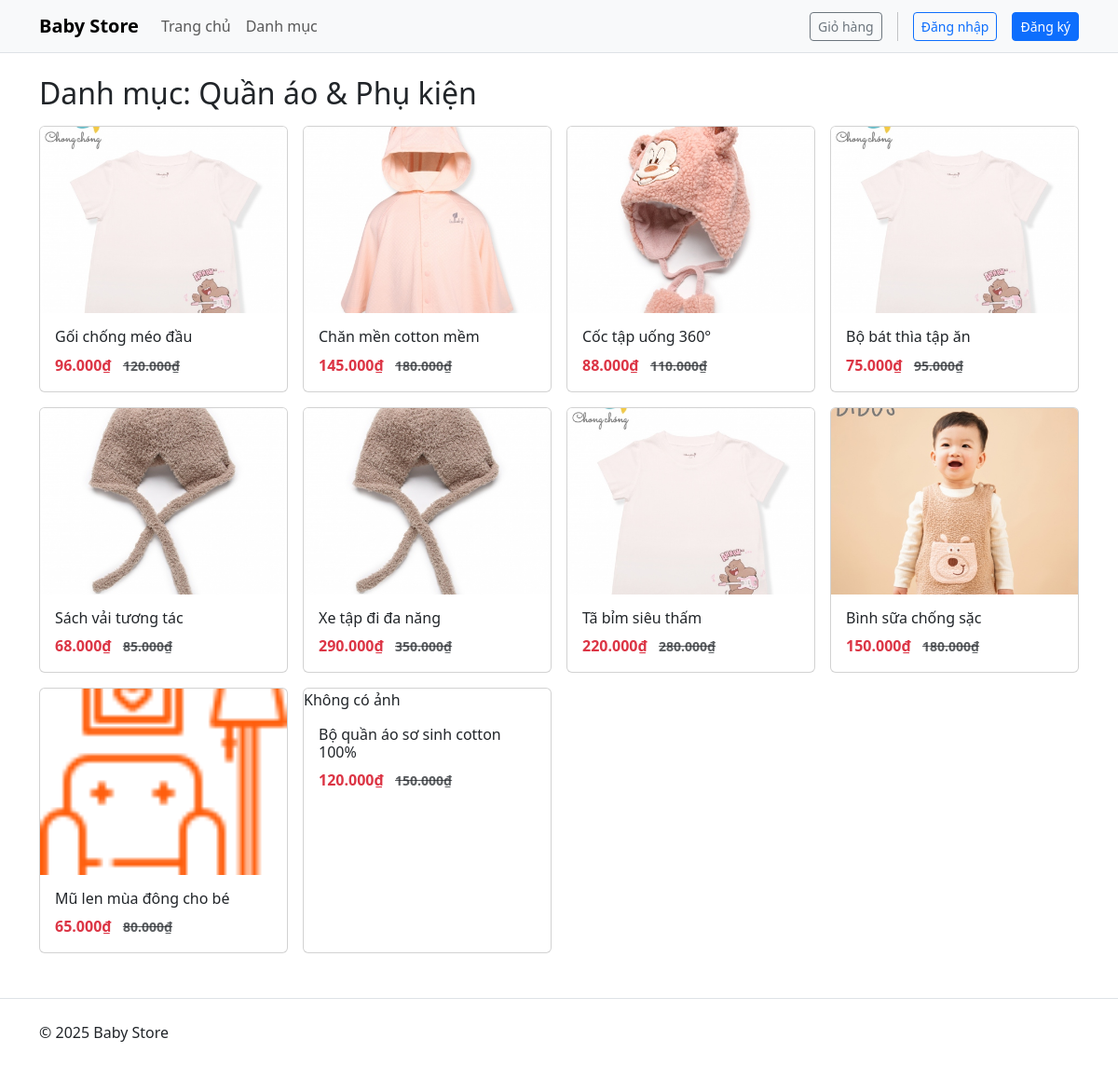
The app's page /?act=danh-muc&id=16 with its own data.
### tables this page shows
CREATE TABLE `danh_mucs` (
  `id` int(11) NOT NULL,
  `ten_danh_muc` varchar(255) NOT NULL,
  `mo_ta` text DEFAULT NULL
);

CREATE TABLE `san_phams` (
  `id` int(11) NOT NULL,
  `ten_san_pham` varchar(255) NOT NULL,
  `gia_san_pham` decimal(10,2) NOT NULL,
  `gia_khuyen_mai` decimal(10,2) DEFAULT NULL,
  `hinh_anh` varchar(255) DEFAULT NULL,
  `so_luong` int(11) NOT NULL,
  `luot_xem` int(11) DEFAULT 0,
  `ngay_nhap` date NOT NULL,
  `mo_ta` text DEFAULT NULL,
  `danh_muc_id` int(11) NOT NULL,
  `trang_thai` tinyint(4) NOT NULL DEFAULT 1
);

### controllers/HomeController.php (called while the page is built, shortened)
<?php
class HomeController
{
    public $modelSanPham;
    public $modelDanhMuc;
    public function __construct()
    {
        $this->modelSanPham = new SanPham();
        if (class_exists('DanhMuc')) {
            $this->modelDanhMuc = new DanhMuc();
        }
    }
    public function danhMuc()
    {
        $cid = $_GET['id'] ?? null;
        $listProduct = $this->modelSanPham->getProductsByCategory($cid);
        $currentCategory = $this->modelDanhMuc ? $this->modelDanhMuc->getDetailDanhMuc($cid) : null;
        require_once './views/layout/header.php';
        require_once './views/product_list.php';
        require_once './views/layout/footer.php';
    }
}

### index.php (called while the page is built, shortened)
<?php
require_once './commons/function.php';
require_once './controllers/HomeController.php';
require_once './models/SanPham.php';
require_once './models/DanhMuc.php';
$act = $_GET['act'] ?? '/';
match ($act) {
    '/' =>(new HomeController())->home(),
    'trangchu' =>(new HomeController())->tranhChu(),
    'danh-sach-san-pham' => (new HomeController())->danhSachSanPham(),
    'chi-tiet-san-pham' => (new HomeController())->chiTietSanPham(),
    'danh-muc' => (new HomeController())->danhMuc(),
    'dang-nhap' => (new AuthController())->dangNhap(),
    'dang-ky'   => (new AuthController())->dangKy(),
    'dang-xuat' => (new AuthController())->dangXuat(),
    'them-gio-hang'    => (new CartController())->add(),
    'gio-hang'         => (new CartController())->view(),
    'cap-nhat-gio-hang'=> (new CartController())->update(),
    'xoa-khoi-gio'     => (new CartController())->remove(),
    'thanh-toan'       => (new CartController())->checkout(),
    'don-hang-cua-toi' => (new CartController())->myOrders(),
};

### commons/function.php (called while the page is built, shortened)
<?php
function connectDB() {
    $host = DB_HOST;
    $port = DB_PORT;
    $dbname = DB_NAME;
    try {
        $conn = new PDO("mysql:host=$host;port=$port;dbname=$dbname", DB_USERNAME, DB_PASSWORD);
        $conn->setAttribute(PDO::ATTR_ERRMODE, PDO::ERRMODE_EXCEPTION);
        $conn->setAttribute(PDO::ATTR_DEFAULT_FETCH_MODE, PDO::FETCH_ASSOC);
        return $conn;
    } catch (PDOException $e) {
        echo ("Connection failed: " . $e->getMessage());
    }
}

### models/DanhMuc.php (called while the page is built, shortened)
<?php
class DanhMuc{
    public $conn;
    public function __construct()
    {
        $this->conn = connectDB();
    }
    public function getDetailDanhMuc($id){
        try {
            $sql = "SELECT * FROM danh_mucs WHERE id = :id";
            $stmt = $this->conn->prepare($sql);
            $stmt->execute([':id' => $id]);
            return $stmt->fetch();
        } catch (Exception $e) {
            echo "Lỗi truy vấn: " . $e->getMessage();
        }
    }
}

### models/SanPham.php (called while the page is built, shortened)
<?php
class SanPham{
   public $conn;
   public function __construct()
   {
      $this->conn = connectDB();
   }
   public function getProductsByCategory($categoryId){
      try {
        $sql = "SELECT * FROM san_phams WHERE trang_thai = 1 AND danh_muc_id = :cid ORDER BY id DESC";
        $stmt = $this->conn->prepare($sql);
        $stmt->execute([':cid' => $categoryId]);
        return $stmt->fetchAll();
      } catch (Exception $e) {
        echo "Lỗi truy vấn: " . $e->getMessage();
      }
   }
}

### views/product_list.php (the view)
<h2 class="mb-3">
  <?php if (!empty($currentCategory)): ?>
    Danh mục: <?= htmlspecialchars($currentCategory['ten_danh_muc']) ?>
  <?php else: ?>
    Tất cả sản phẩm
  <?php endif; ?>
</h2>
<div class="row g-3">
  <?php if (!empty($listProduct)): foreach($listProduct as $sp): ?>
    <div class="col-12 col-sm-6 col-md-4 col-lg-3">
      <div class="card product-card h-100">
        <a href="<?= BASE_URL ?>?act=chi-tiet-san-pham&id=<?= $sp['id'] ?>" class="text-decoration-none text-dark">
          <?php if (!empty($sp['hinh_anh'])): ?>
          <img src="<?= BASE_URL . $sp['hinh_anh'] ?>" class="card-img-top" alt="<?= htmlspecialchars($sp['ten_san_pham']) ?>" onerror="this.onerror=null; this.replaceWith(document.createTextNode('Không có ảnh'));">
          <?php else: ?>
          <div class="text-center text-muted py-5">Không có ảnh</div>
          <?php endif; ?>
          <div class="card-body">
            <h6 class="card-title line-clamp-2"><?= htmlspecialchars($sp['ten_san_pham']) ?></h6>
            <div class="fw-bold text-danger">
              <?= number_format((int)($sp['gia_khuyen_mai'] ?: $sp['gia_san_pham']), 0, ',', '.') ?>₫
              <?php if(!empty($sp['gia_khuyen_mai'])): ?>
                <small class="text-muted text-decoration-line-through ms-2"><?= number_format((int)$sp['gia_san_pham'], 0, ',', '.') ?>₫</small>
              <?php endif; ?>
            </div>
          </div>
        </a>
      </div>
    </div>
  <?php endforeach; else: ?>
    <div class="col-12"><div class="alert alert-info">Không có sản phẩm để hiển thị.</div></div>
  <?php endif; ?>
</div>

### views/layout/header.php (style rules this page uses)
.product-card img { object-fit:cover;height:200px;width:100%; }
.line-clamp-2 { display:-webkit-box;-webkit-line-clamp:2;-webkit-box-orient:vertical;overflow:hidden; }

### records on screen
danh_mucs: ten_danh_muc "Quần áo & Phụ kiện"
san_phams: hinh_anh (picture), ten_san_pham "Gối chống méo đầu", gia_khuyen_mai "96.000", gia_san_pham "120.000"
san_phams: hinh_anh (picture), ten_san_pham "Chăn mền cotton mềm", gia_khuyen_mai "145.000", gia_san_pham "180.000"
san_phams: hinh_anh (picture), ten_san_pham "Cốc tập uống 360°", gia_khuyen_mai "88.000", gia_san_pham "110.000"
san_phams: hinh_anh (picture), ten_san_pham "Bộ bát thìa tập ăn", gia_khuyen_mai "75.000", gia_san_pham "95.000"
san_phams: hinh_anh (picture), ten_san_pham "Sách vải tương tác", gia_khuyen_mai "68.000", gia_san_pham "85.000"
san_phams: hinh_anh (picture), ten_san_pham "Xe tập đi đa năng", gia_khuyen_mai "290.000", gia_san_pham "350.000"
san_phams: hinh_anh (picture), ten_san_pham "Tã bỉm siêu thấm", gia_khuyen_mai "220.000", gia_san_pham "280.000"
san_phams: hinh_anh (picture), ten_san_pham "Bình sữa chống sặc", gia_khuyen_mai "150.000", gia_san_pham "180.000"
san_phams: hinh_anh (picture), ten_san_pham "Mũ len mùa đông cho bé", gia_khuyen_mai "65.000", gia_san_pham "80.000"
san_phams: ten_san_pham "Bộ quần áo sơ sinh cotton 100%", gia_khuyen_mai "120.000", gia_san_pham "150.000"
